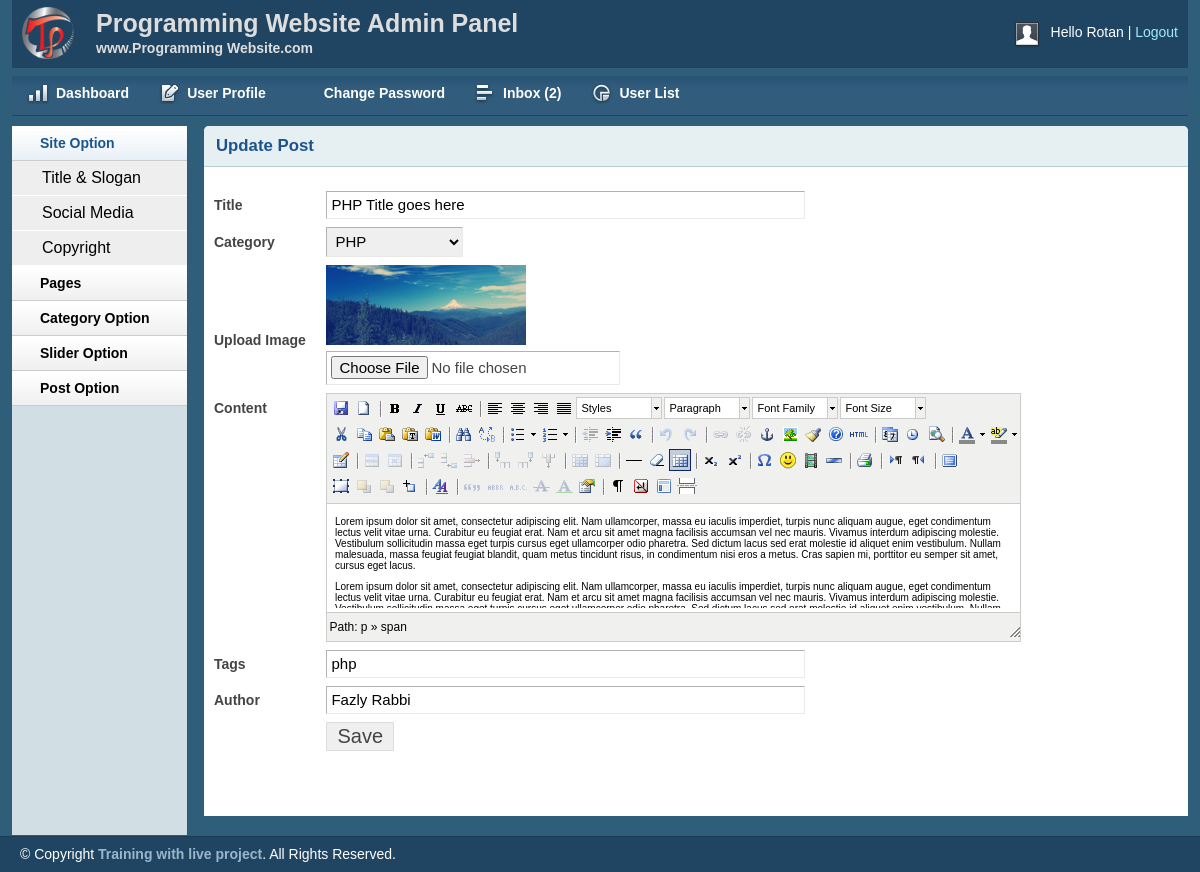
The app's page /admin/index.php?page=editpost&editpost=16 (signed in) with its own data.
### tables this page shows
CREATE TABLE `tbl_user` (
  `id` int(11) NOT NULL,
  `name` varchar(255) NOT NULL,
  `username` varchar(50) NOT NULL,
  `password` varchar(32) NOT NULL,
  `email` varchar(255) NOT NULL,
  `details` text NOT NULL,
  `role` int(11) NOT NULL
);

CREATE TABLE `tbl_post` (
  `id` int(11) NOT NULL,
  `cat` int(11) NOT NULL,
  `title` varchar(255) NOT NULL,
  `body` text NOT NULL,
  `image` varchar(255) NOT NULL,
  `author` varchar(50) NOT NULL,
  `tags` varchar(255) NOT NULL,
  `date` timestamp NOT NULL DEFAULT CURRENT_TIMESTAMP,
  `userid` int(11) NOT NULL
);

CREATE TABLE `tbl_catagory` (
  `id` int(11) NOT NULL,
  `name` varchar(50) NOT NULL
);

### admin/editpost.php (the view, shortened to what this page needs)
<div class="grid_10">
    <div class="box round first grid">
        <h2>Update Post</h2>
            <?php
            if (!empty($_GET['editpost'])) {
                $p_id = $_GET['editpost'];
            }
            ?>
        <div class="block">
        <?php
            $sql = "SELECT * FROM tbl_post WHERE id='$p_id'";
            $query = mysqli_query($con,$sql);
            $editPost = mysqli_fetch_array($query);
        ?>
         <form action="" method="POST" enctype="multipart/form-data">
            <table class="form">
                <tr>
                    <td>
                        <label>Title</label>
                    </td>
                    <td>
                        <input type="text" name="title" value="<?php echo $editPost['title']; ?>" class="medium" />
                    </td>
                </tr>
                <tr>
                    <td>
                        <label>Category</label>
                    </td>
                    <td>
                        <select id="select" name="cat">
                            <?php
                             $sql = "SELECT * FROM tbl_catagory";
                             $query = mysqli_query($con,$sql);
                             if ($query) {
                             while($postData=mysqli_fetch_array($query)){
                            ?>
                            <option
                                <?php
                                    if ($editPost['cat']==$postData['id']) { ?>
                                        selected="selected";
                                <?php  } ?>
                             value="<?php echo $postData['id']?>"><?php echo $postData['name']?></option>
                            <?php } } ?>
                        </select>
                    </td>
                </tr>
                <tr>
                    <td>
                        <label>Upload Image</label>
                    </td>
                    <td>
                        <img src="<?php echo $editPost['image']; ?>" height="80px" width="200px"></br>
                        <input type="file" name="image" />
                    </td>
                </tr>
                <tr>
                    <td style="vertical-align: top; padding-top: 9px;">
                        <label>Content</label>
                    </td>
                    <td>
                    </td>
                </tr>
                <tr>
                    <td>
                        <label>Tags</label>
                    </td>
                    <td>
                        <input type="text" name="tags" value="<?php echo $editPost['tags']; ?>" class="medium" />
                    </td>
                </tr>
                <tr>
                    <td>
                        <label>Author</label>
                    </td>
                    <td>
                        <input type="text" name="author" value="<?php echo $editPost['author']; ?>" class="medium" />
                    </td>
                </tr>
				<tr>
                    <td></td>
                    <td>
                        <input type="submit" name="submit" Value="Save" />
                    </td>
                </tr>
            </table>
            </form>
        </div>
    </div>
</div>

### admin/common/header.php (shortened to what this page needs)
<!DOCTYPE html>
<html>
<head>
    <link rel="stylesheet" type="text/css" href="css/reset.css" media="screen" />
    <link rel="stylesheet" type="text/css" href="css/text.css" media="screen" />
    <link rel="stylesheet" type="text/css" href="css/grid.css" media="screen" />
    <link rel="stylesheet" type="text/css" href="css/layout.css" media="screen" />
    <link rel="stylesheet" type="text/css" href="css/nav.css" media="screen" />
    <link href="css/table/demo_page.css" rel="stylesheet" type="text/css" />
</head>
<body>
    <div class="container_12">
        <div class="grid_12 header-repeat">
            <div id="branding">
                <div class="floatleft logo">
                    <img src="img/livelogo.png" alt="Logo" />
				</div>
				<div class="floatleft middle">
					<h1>Programming Website Admin Panel</h1>
					<p>www.Programming Website.com</p>
				</div>
                <div class="floatright">
                    <div class="floatleft">
                        <img src="img/img-profile.jpg" alt="Profile Pic" /></div>
                    <div class="floatleft marginleft10">
                        <ul class="inline-ul floatleft">
                            <li>Hello <?php echo $UserData['username'];?></li>
                            <li><a href="logout.php">Logout</a></li>
                        </ul>
                    </div>
                </div>
            </div>
        </div>
        <div class="grid_12">
            <ul class="nav main">
                <li class="ic-dashboard"><a href="?page=dashboard"><span>Dashboard</span></a> </li>
                <li class="ic-form-style"><a href="?page=profile"><span>User Profile</span></a></li>
				<li class="ic-typography"><a href="?page=changepassword"><span>Change Password</span></a></li>
				<li class="ic-grid-tables"><a href="?page=inbox"><span>Inbox
                    <?php
                        $sql = "SELECT * FROM tbl_contact WHERE status = '0' order by id desc";
                        $msg = mysqli_query($con,$sql);
                        if ($msg) {
                            $count = mysqli_num_rows($msg);
                            echo "(".$count.")";
                        }else{
                            echo "(0)";
                        }
                    ?>
                </span></a></li>
                <li class="ic-charts"><a href="?page=users"><span>User List</span></a></li>
            </ul>
        </div>
<?php include 'sidebar.php'; ?>

### admin/css/layout.css (style rules this page uses)
body { background: #fff none repeat scroll 0 0; color: #444; font-size: 14px; padding: 0; }
.floatleft { float:left; }
.logo img { margin-top: -15px; width: 52px; }
.middle { margin-left: 22px; margin-top: -14px; }
.middle h1 { color:#ddd;margin:0 }
.middle p { color: #ddd; margin: 0; font-weight: bold; }
.floatright { float:right; }
.inline-ul li { display:inline; color:#fff; }
.marginleft10 { margin-left:10px; }
a { color: #000; font-weight:bold; text-decoration: none; }
.container_12, .container_16 { background:#2E5E79; }
h1, h2, h3, h4, h5, h6 { line-height:1.2em; margin-bottom:.3em; }
h2 { margin-top:1em; }
#branding { font-weight: normal; margin-bottom: 0; padding: 22px 10px 3px; text-align: left; }
.header-repeat { background:url(../img/header-repeat.jpg) repeat-x; }
#branding a { color:#A1EAFF; font-weight:normal; }
#branding a:before { content:" | "; color:#fff; }
#branding ul, #branding ul li { margin:0px; padding:0px; }
#branding li { padding:0px 0px 0px 0px !important; }
.box { background:#fff; margin-bottom:20px; padding:10px 10px 10px 10px; margin-left:-8px; }
.box.grid { padding-bottom:40px; }
.box.round { -moz-border-radius: 5px 5px 0px 0px; -webkit-border-radius: 5px 5px 0px 0px; border-radius: 5px 5px 0px 0px; }
.box h2 { font-size:1.2em; font-weight:bold; color:#1B548D; background:#E6F0F3; margin:-10px -10px 0 -10px; padding:10px 12px; border-bottom:1px solid #B3CBD6; -moz-border-radius: 5px 5px 0px 0px; -webkit-border-radius: 5px 5px 0px 0px; border-radius: 5px 5px 0px 0px; }
.box.first { min-height: 406px; }
.block { padding-top:20px; }
p { margin-bottom:1em; }
ul, ol { padding-top:0; }
table.form { width:100%; }
table.form td { padding:4px 0px; }
table.form label { font-weight:bold; }
table.form input, table.form select { font-size: 15px; padding: 4px 4px 5px 4px; border-top: 1px solid #b3b3b3; border-left: 1px solid #b3b3b3; border-right: 1px solid #eaeaea; border-bottom: 1px solid #eaeaea; }
table.form input[type="submit"] { border: 1px solid #ddd; color: #444; cursor: pointer; font-size: 20px; padding: 2px 10px; }
input.medium { width: 55%; }
.block { padding-bottom:1px; }

### admin/js/tiny-mce/themes/advanced/skins/default/content.css (style rules this page uses)
body, td, pre { color:#000; font-family:Verdana, Arial, Helvetica, sans-serif; font-size:10px; margin:8px; }
body { background:#FFF; }
h1 { font-size: 2em }
h2 { font-size: 1.5em }
img { border:0; }
table, img, hr, .mceItemAnchor { cursor:default }
table td, table th { cursor:text }

### records on screen
tbl_user: username "Rotan"
tbl_post: title "PHP Title goes here", cat "PHP", image (picture), tags "php", author "Fazly Rabbi"

### other values on screen
$count "2"
